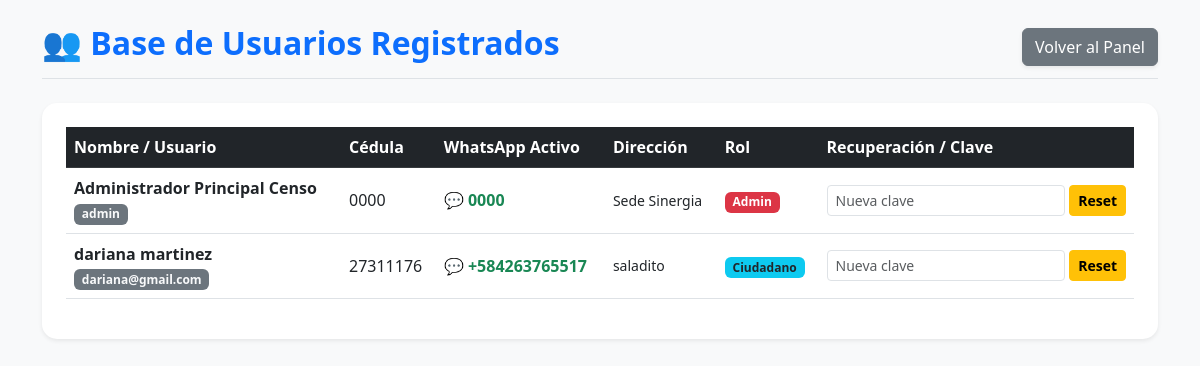
The app's page /usuarios (signed in) with its own data.
### app.py (models this page shows)
class Usuario(UserMixin, db.Model):
    id = db.Column(db.Integer, primary_key=True)
    username = db.Column(db.String(50), unique=True, nullable=False)
    password = db.Column(db.String(200), nullable=False)
    rol = db.Column(db.String(20), default='Ciudadano')
    nombre = db.Column(db.String(100))
    apellido = db.Column(db.String(100))
    cedula = db.Column(db.String(20))
    whatsapp = db.Column(db.String(20))
    direccion = db.Column(db.Text)

### app.py (the view)
@app.route('/usuarios')
@login_required
def gestion_usuarios():
    if current_user.rol != 'Admin': flash('Acceso denegado.', 'danger'); return redirect(url_for('inicio'))
    lista_usuarios = Usuario.query.all()
    return render_template('usuarios.html', usuarios=lista_usuarios)

### app.py (called while the page is built)
@login_manager.user_loader
def load_user(user_id): return Usuario.query.get(int(user_id))

### templates/usuarios.html (shortened to what this page needs)
<!DOCTYPE html>
<html lang="es">
<head>
    <link href="https://cdn.jsdelivr.net/npm/bootstrap@5.3.0/dist/css/bootstrap.min.css" rel="stylesheet">
</head>
<body class="bg-light">
<div class="container mt-4">
    <div class="d-flex justify-content-between align-items-center mb-4 border-bottom pb-2">
        <h2 class="text-primary fw-bold">👥 Base de Usuarios Registrados</h2>
        <a href="/" class="btn btn-secondary shadow-sm">Volver al Panel</a>
    </div>
    <div class="card p-4 border-0 shadow-sm" style="border-radius: 15px;">
        <div class="table-responsive">
            <table class="table table-hover align-middle">
                <thead class="table-dark">
                    <tr>
                        <th>Nombre / Usuario</th>
                        <th>Cédula</th>
                        <th>WhatsApp Activo</th>
                        <th>Dirección</th>
                        <th>Rol</th>
                        <th>Recuperación / Clave</th>
                    </tr>
                </thead>
                <tbody>
                    {% for u in usuarios %}
                    <tr>
                        <td>
                            <div class="fw-bold">{{ u.nombre }} {{ u.apellido }}</div>
                            <span class="badge bg-secondary text-light">{{ u.username }}</span>
                        </td>
                        <td>{{ u.cedula }}</td>
                        <td>
                            <a href="https://wa.me/{{ u.whatsapp }}" target="_blank" class="text-success fw-bold text-decoration-none">
                                💬 {{ u.whatsapp }}
                            </a>
                        </td>
                        <td class="small">{{ u.direccion }}</td>
                        <td><span class="badge {% if u.rol == 'Admin' %}bg-danger{% else %}bg-info text-dark{% endif %}">{{ u.rol }}</span></td>
                        <td>
                            <form method="POST" action="/usuarios/cambiar_clave/{{ u.id }}" class="d-flex gap-1">
                                <input type="text" name="nueva_password" class="form-control form-control-sm" placeholder="Nueva clave" required>
                                <button type="submit" class="btn btn-sm btn-warning fw-bold">Reset</button>
                            </form>
                        </td>
                    </tr>
                    {% endfor %}
                </tbody>
            </table>
        </div>
    </div>
</div>
</body>
</html>

### records on screen
Usuario: nombre "Administrador Principal", apellido "Censo", username "admin", cedula "0000", whatsapp "0000", direccion "Sede Sinergia", rol "Admin"
Usuario: nombre "dariana", apellido "martinez", username "dariana@gmail.com", cedula "27311176", whatsapp "+584263765517", direccion "saladito", rol "Ciudadano"
